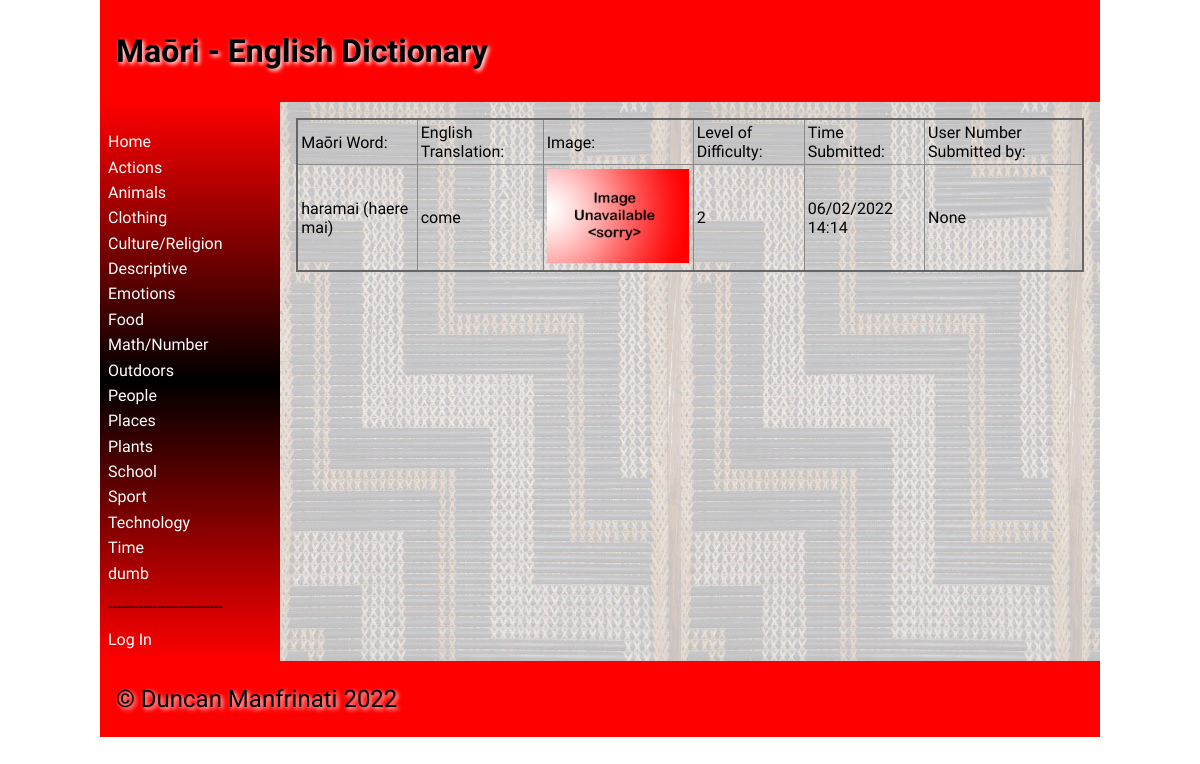
The app's page /word/1 with its own data.
### tables this page shows
CREATE TABLE categories
(
	id integer
		constraint categories_pk
			primary key autoincrement,
	categories varchar(900)
);

CREATE TABLE "dictionary"
(
	id integer
		constraint dictionary_pk
			primary key autoincrement,
	maori varchar(60),
	english varchar(60),
	category_id integer
		references categories,
	definition varchar(900),
	level integer,
	image varchar(60),
	time datetime,
	user_id interger
);

### app.py (the view, shortened to what this page needs)
@app.route("/word/<id>", methods=['POST', 'GET'])
def dictionary(id):
    id = int(id)
    con = create_connection(DATA_BASE)
    query = "SELECT id, maori, english, image, level, time, user_id FROM dictionary WHERE id=?;"
    cur = con.cursor()
    cur.execute(query, (id,))
    word = cur.fetchall()
    con.close()
    return render_template("word.html", is_teacher=is_teacher(), logged_in=is_logged_in(), word=word, id=id,
                           categories=categories())

### app.py (called while the page is built)
def create_connection(db_file):
    try:
        connection = sqlite3.connect(db_file)
        connection.execute('pragma foreign_keys=ON')
        return connection
    except Error as e:
        print(e)
    return None

def is_logged_in():
    if session.get("email") is None:
        print("Not Logged In")
        return False
    else:
        print("Logged In")
        return True

def is_teacher():
    teacher = False
    if session.get("teacher") is None:
        teacher = False
    elif session.get("teacher"):
        teacher = True
    return teacher

def categories():
    con = create_connection(DATA_BASE)
    query = "SELECT id,categories FROM categories"
    cur = con.cursor()
    cur.execute(query, )
    category_ids = cur.fetchall()
    con.close()
    return category_ids

### templates/word.html (shortened to what this page needs)
{% extends 'base.html' %}
{% block heading %}Maōri - English Dictionary{% endblock %}
{% block main %}
<table class="word-table">
    <thead>
    <tr>
        <td>Maōri Word:</td>
        <td>English Translation:</td>
        <td>Image:</td>
        <td>Level of Difficulty:</td>
        <td>Time Submitted:</td>
        <td>User Number Submitted by:</td>
    </tr>
    </thead>
    <tbody>
    {% for words in word %}
    <tr>
        <td><p>{{ words[1] }}</p></td>
        <td><p>{{ words[2] }}</p></td>
        <td width="150"><img src="/static/images/{{ words[3] }}"></td>
        <td><p>{{ words[4] }}</p></td>
        <td><p>{{ words[5] }}</p></td>
        <td><p>{{ words[6] }}</p></td>
    </tr>
    </tbody>
    {% endfor %}
</table>
{% endblock %}

### templates/base.html (shortened to what this page needs)
<!doctype html>
<html lang="en">
<head>
    <link href="{{ url_for('static', filename='css/style.css') }}" rel="stylesheet">
</head>
<body>
<div id="container">
    <header>
        <h1>{% block heading %} {% endblock %}</h1>
    </header>
    <nav>
        <ul>
            <li><a href="/">Home</a></li>
            {% for category in categories %}
            <li><a href="/category/{{ category[0] }}">{{ category[1] }}</a></li>
            {% endfor %}
            {% if logged_in %}
            <li><p>--------------------------</p></li>
            <li><a href="/logout">Log Out</a></li>
            {% else %}
            <li><p>--------------------------</p></li>
            <li><a href="/login">Log In</a></li>
            {% endif %}
        </ul>
    </nav>
    <main>
        {% block main %}{% endblock %}
    </main>
    <footer>
        <p>
            &copy; Duncan Manfrinati 2022
        </p>
    </footer>
</div>
</body>
</html>

### static/css/style.css (style rules this page uses)
* { font-family: Comfortaa, sans-serif; margin: 0; padding: 0; box-sizing: border-box; }
#container { display: grid; grid-template-columns: 75px auto; grid-template-areas: 'nav header' 'main main' 'footer footer'; }
header { grid-area: header; background-color: #f00; padding: 1rem; }
nav { grid-area: nav; }
main { grid-area: main; padding: 1rem; background-color: #edd; }
h1, h2, h3, h4 { padding: 1rem 0; font-family: 'Suez One', serif; color: #000000; text-shadow: 2px 2px 4px #fff; }
p { padding: 0.5rem 0; }
a { color: #222; }
img { width: 100%; }
table { width: 100%; border: 2px solid #666; border-collapse: collapse; }
th, td { border: 1px solid #888; padding: 0.2rem; text-align: left; }
footer { grid-area: footer; padding: 1rem; background-color: #f00; }
footer p { color: #000; text-shadow: 2px 2px 4px #fff; font-size: 1.5rem; }
@media only screen and (min-width: 768px) { #container { grid-template-columns: 180px auto; grid-template-areas: 'header header' 'nav main' 'footer footer'; } }
@media only screen and (min-width: 768px) { nav { background: linear-gradient(180deg, rgba(255,0,0,1) 0%, rgba(0, 0, 0, 1) 50%, rgba(255,0,0,1) 100%); padding: 0.5rem; } }
@media only screen and (min-width: 768px) { nav ul { list-style: none; } }
@media only screen and (min-width: 768px) { nav li { padding: 0.2rem 0; } }
@media only screen and (min-width: 768px) { nav a { color: #fff; text-decoration: none; } }
@media only screen and (min-width: 768px) { main { background-image: url("/static/images/poutama.jpg"); } }
@media only screen and (min-width: 1000px) { #container { width: 1000px; margin: auto; } }

### records on screen
categories: categories "Actions"
categories: categories "Animals"
categories: categories "Clothing"
categories: categories "Culture/Religion"
categories: categories "Descriptive"
categories: categories "Emotions"
categories: categories "Food"
categories: categories "Math/Number"
categories: categories "Outdoors"
categories: categories "People"
categories: categories "Places"
categories: categories "Plants"
categories: categories "School"
categories: categories "Sport"
categories: categories "Technology"
categories: categories "Time"
categories: categories "dumb"
dictionary: maori "haramai (haere mai)", english "come", image (placeholder picture), level "2", time "06/02/2022 14:14", words "None"
